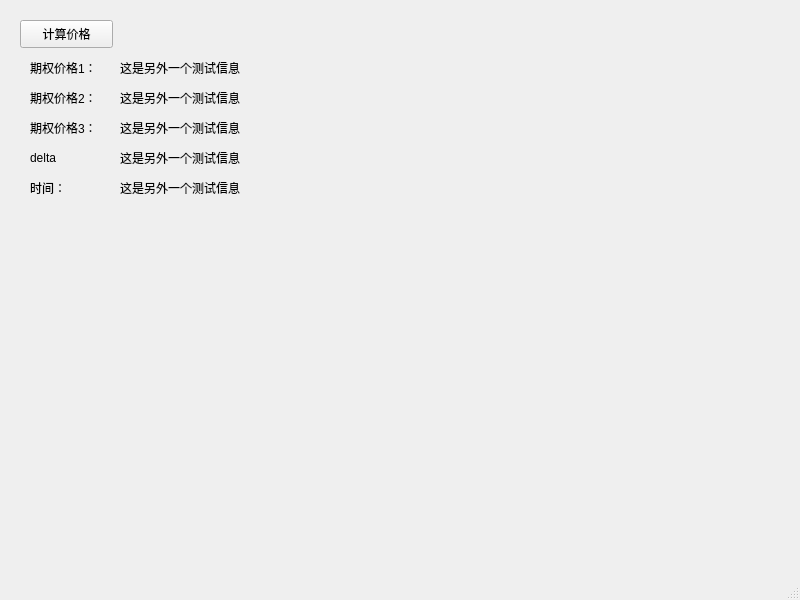
<?xml version="1.0" encoding="UTF-8"?>
<ui version="4.0">
 <class>MainWindow</class>
 <widget class="QMainWindow" name="MainWindow">
  <property name="geometry">
   <rect>
    <x>0</x>
    <y>0</y>
    <width>800</width>
    <height>600</height>
   </rect>
  </property>
  <property name="windowTitle">
   <string>MainWindow</string>
  </property>
  <widget class="QWidget" name="centralwidget">
   <widget class="QLabel" name="label">
    <property name="geometry">
     <rect>
      <x>30</x>
      <y>60</y>
      <width>81</width>
      <height>16</height>
     </rect>
    </property>
    <property name="text">
     <string>期权价格1：</string>
    </property>
   </widget>
   <widget class="QPushButton" name="pushButton">
    <property name="geometry">
     <rect>
      <x>20</x>
      <y>20</y>
      <width>93</width>
      <height>28</height>
     </rect>
    </property>
    <property name="text">
     <string>计算价格</string>
    </property>
   </widget>
   <widget class="QLabel" name="label_2">
    <property name="geometry">
     <rect>
      <x>120</x>
      <y>60</y>
      <width>411</width>
      <height>16</height>
     </rect>
    </property>
    <property name="text">
     <string>这是另外一个测试信息</string>
    </property>
   </widget>
   <widget class="QLabel" name="label_3">
    <property name="geometry">
     <rect>
      <x>30</x>
      <y>90</y>
      <width>81</width>
      <height>16</height>
     </rect>
    </property>
    <property name="text">
     <string>期权价格2：</string>
    </property>
   </widget>
   <widget class="QLabel" name="label_4">
    <property name="geometry">
     <rect>
      <x>120</x>
      <y>90</y>
      <width>411</width>
      <height>16</height>
     </rect>
    </property>
    <property name="text">
     <string>这是另外一个测试信息</string>
    </property>
   </widget>
   <widget class="QLabel" name="label_5">
    <property name="geometry">
     <rect>
      <x>30</x>
      <y>120</y>
      <width>81</width>
      <height>16</height>
     </rect>
    </property>
    <property name="text">
     <string>期权价格3：</string>
    </property>
   </widget>
   <widget class="QLabel" name="label_6">
    <property name="geometry">
     <rect>
      <x>120</x>
      <y>120</y>
      <width>411</width>
      <height>16</height>
     </rect>
    </property>
    <property name="text">
     <string>这是另外一个测试信息</string>
    </property>
   </widget>
   <widget class="QLabel" name="label_7">
    <property name="geometry">
     <rect>
      <x>30</x>
      <y>150</y>
      <width>81</width>
      <height>16</height>
     </rect>
    </property>
    <property name="text">
     <string>delta</string>
    </property>
   </widget>
   <widget class="QLabel" name="label_8">
    <property name="geometry">
     <rect>
      <x>120</x>
      <y>150</y>
      <width>411</width>
      <height>16</height>
     </rect>
    </property>
    <property name="text">
     <string>这是另外一个测试信息</string>
    </property>
   </widget>
   <widget class="QLabel" name="label_9">
    <property name="geometry">
     <rect>
      <x>30</x>
      <y>180</y>
      <width>81</width>
      <height>16</height>
     </rect>
    </property>
    <property name="text">
     <string>时间：</string>
    </property>
   </widget>
   <widget class="QLabel" name="label_10">
    <property name="geometry">
     <rect>
      <x>120</x>
      <y>180</y>
      <width>411</width>
      <height>16</height>
     </rect>
    </property>
    <property name="text">
     <string>这是另外一个测试信息</string>
    </property>
   </widget>
  </widget>
  <widget class="QMenuBar" name="menubar">
   <property name="geometry">
    <rect>
     <x>0</x>
     <y>0</y>
     <width>800</width>
     <height>26</height>
    </rect>
   </property>
  </widget>
  <widget class="QStatusBar" name="statusbar"/>
 </widget>
 <resources/>
 <connections/>
 <slots>
  <slot>slotDock()</slot>
 </slots>
</ui>
